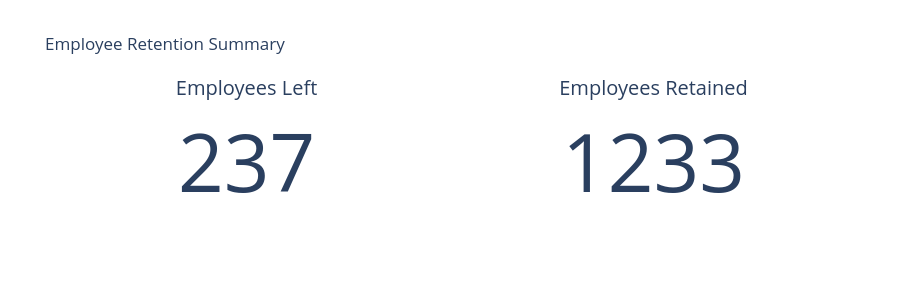

Notebook code for this chart:
### Markdown cell above
# Machine Learning Recommendation

The target variable exhibits a noticeable class imbalance, with the majority class ("No") significantly outnumbering the minority class ("Yes").

Although the imbalance is not severe, relying solely on accuracy could produce misleading results because a model predicting only the majority class would still achieve high accuracy.

Therefore, model evaluation will emphasize metrics such as:

- Precision
- Recall
- F1-Score
- ROC-AUC

During model experimentation, techniques such as class weighting or SMOTE may also be evaluated if necessary.

### Code cell
employees_left = (df["Attrition"] == "Yes").sum()
employees_retained = (df["Attrition"] == "No").sum()

fig = go.Figure()

fig.add_trace(go.Indicator(
    mode="number",
    value=employees_left,
    title={"text": "Employees Left"},
    domain={"x": [0, 0.45], "y": [0, 1]}
))

fig.add_trace(go.Indicator(
    mode="number",
    value=employees_retained,
    title={"text": "Employees Retained"},
    domain={"x": [0.55, 1], "y": [0, 1]}
))

fig.update_layout(
    title="Employee Retention Summary",
    height=300
)

fig.show()

### Figure 1 — Plotly figure (JSON) as saved in the notebook; plotly's stock layout.template omitted (floating-point values rounded to 4 significant figures)
{"data": [{"domain": {"x": [0, 0.45], "y": [0, 1]}, "mode": "number", "title": {"text": "Employees Left"}, "type": "indicator", "value": 237}, {"domain": {"x": [0.55, 1], "y": [0, 1]}, "mode": "number", "title": {"text": "Employees Retained"}, "type": "indicator", "value": 1233}], "layout": {"height": 300, "title": {"text": "Employee Retention Summary"}}}
